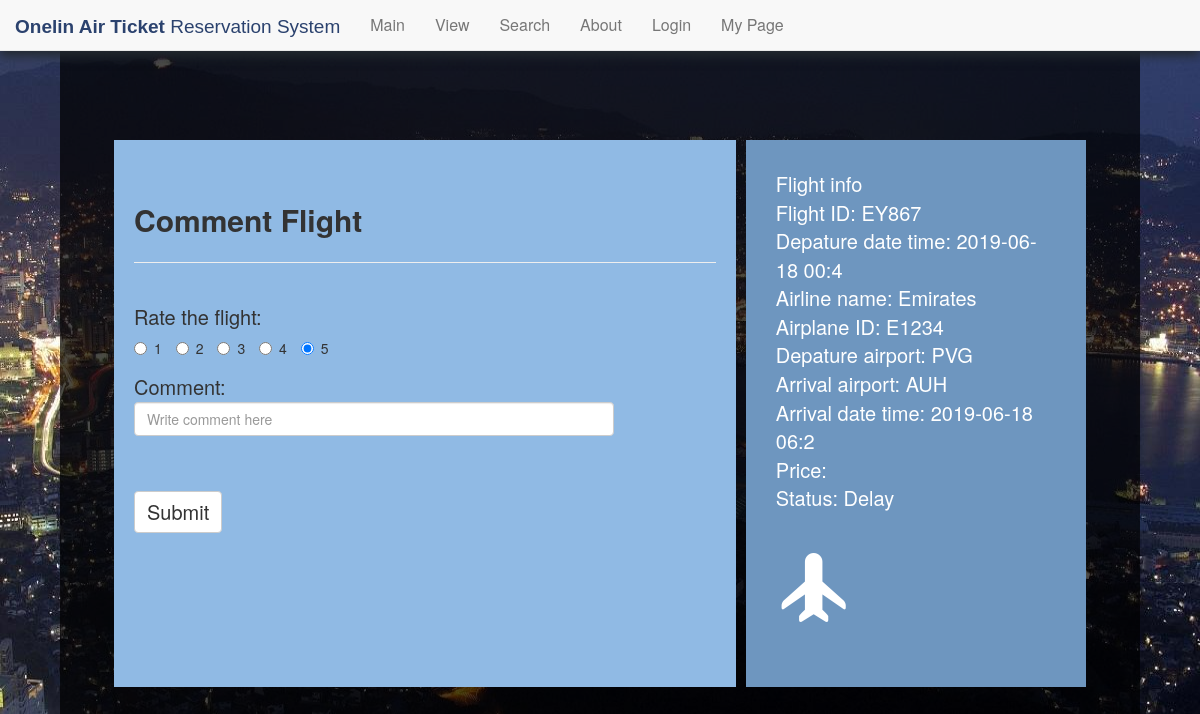
Before: /comment_flight.php?f_id=EY867 (signed in) with the older database file.
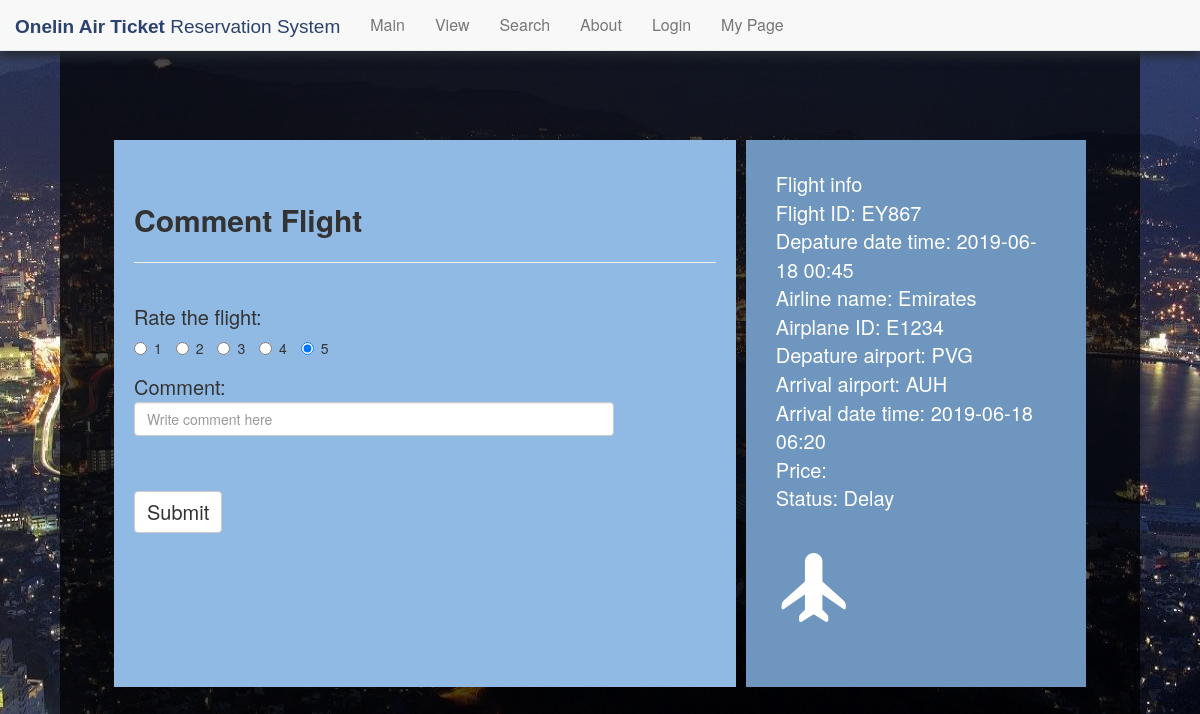
After: the same page with the newer database file.
### tables this page shows
create table Flight
	(f_id			varchar(10),
	 d_date_time	varchar(25),
	 al_name		varchar(25),
	 ap_id			varchar(10),
	 d_airport		varchar(25),
	 a_airport		varchar(25),
	 a_date_time	varchar(25),
	 base_price		numeric(6,2),
	 status			varchar(10),

	 primary key (f_id, d_date_time, al_name),
	 foreign key (al_name) references Airline(al_name)
		on delete cascade,
	 foreign key (ap_id) references Airplane(ap_id)
	 	on delete set null,
	 foreign key (d_airport) references Airport(airport_name)
	 	on delete set null,
	 foreign key (a_airport) references Airport(airport_name)
	 	on delete set null
	);

### comment_flight.php (the view, shortened to what this page needs)
<?php
    $f_id = $_GET['f_id'];
    $price = $_GET['price'];
    $mysqli = new MySQLi("localhost","solidifiedray","Ray826589!","solidifiedray");
    $sql = "SELECT * FROM flight WHERE f_id = '{$f_id}'";
    $result = $mysqli->query($sql);
    while ($row = $result -> fetch_assoc()){
        $d_date_time  = $row["d_date_time"];
        $al_name  = $row["al_name"];
        $ap_id   = $row["ap_id"];
        $d_airport    = $row["d_airport"];
        $a_airport   = $row["a_airport"];
        $a_date_time  = $row["a_date_time"];
        $status     = $row["status"];
    }
    print <<<EOT
    <!doctype html>
    <html lang="en">
       <head>
          <link href="files/css/index.css" rel="stylesheet" type="text/css">
          <link href="https://maxcdn.bootstrapcdn.com/bootstrap/3.3.7/css/bootstrap.min.css" rel="stylesheet">
       </head>
       <body background="img/background.jpg" class="index-background">
          <div class="content-box">
              <br/><br/><br/><br/><br/><br/><br/>
              <div class="container" style="width: 100%">
                <div class="row">
                  <table class="login-table">
                    <tr>
                      <td width="64%" class="login-table-left">
                        <font class="login-title">Comment Flight</font>
                        <hr/>
                        <br/>
                        <form class="form-horizontal" role="form" action="comment.php?f_id=$f_id & al_name=$al_name & d_date_time=$d_date_time" method="post">
                          <font class="login-subtitle">Rate the flight:</font><br/>
                          <div class="form-group">
                            <div class="col-sm-10">
                              <div>
                                  <label class="radio-inline">
                                      <input type="radio" name="rating" id="rating1" value="1" checked> 1
                                  </label>
                                  <label class="radio-inline">
                                      <input type="radio" name="rating" id="rating2"  value="2"> 2
                                  </label>
                                  <label class="radio-inline">
                                      <input type="radio" name="rating" id="rating3" value="3" checked> 3
                                  </label>
                                  <label class="radio-inline">
                                      <input type="radio" name="rating" id="rating4"  value="4"> 4
                                  </label>
                                  <label class="radio-inline">
                                      <input type="radio" name="rating" id="rating5" value="5" checked> 5
                                  </label>
                              </div>
                            </div>
                          </div>
                          <font class="login-subtitle">Comment:</font><br/>
                          <div class="form-group">
                            <div class="col-sm-10">
                              <input type="text" class="form-control" id="comment" name="comment" placeholder="Write comment here">
                            </div>
                          </div>
                          </div>
                          <br/><br/>
                          <div class="form-group">
                            <div class="col-sm-10">
                              <button type="submit" class="btn btn-default">
                                <font class="login-subtitle">Submit</font>
                              </button>
                            </div>
                          </div>
                        <br/><br/><br/><br/>
                      <td width="1%"></td>
                      <td width="35%" class="login-table-right">
                        <font class="login-text">
                          Flight info<br/>
                          Flight ID: $f_id  <br/>
                          Depature date time: $d_date_time  <br/>
                          Airline name: $al_name  <br/>
                          Airplane ID: $ap_id   <br/>
                          Depature airport: $d_airport  <br/>
                          Arrival airport: $a_airport  <br/>
                          Arrival date time: $a_date_time <br/>
                          Price: $price  <br/>
                          Status: $status    <br/>
                        </font>
                          <br/><br/>
                        <font class="login-text">
                          <span class="glyphicon glyphicon-plane main-icon" aria-hidden="true"></span><br/><br/>
                        </font>
                      </td>
                </div>
              </div>
              <br/><br/><br/><br/><br/><br/><br/>
       </body>
    </html>
EOT;
?>

### files/css/index.css (style rules this page uses)
.index-background { background-repeat:no-repeat; background-attachment:fixed; background-position: center; background-size:100% 100%; }
.content-box { width: 90%; margin:0 auto; background-color: rgba(0,0,0,0.7); }
.login-table { margin:0 auto; border-spacing: 100px; width: 90%; }
.login-table-left { background-color: #90bae4; padding: 20px; }
.login-table-right { background-color: #6e96bf; padding: 30px; }
.login-title { font-size: 30px; font-weight: 700; }
.login-subtitle { font-size: 20px; font-weight: 450; }
.login-text { font-size: 20px; font-weight: 450; color: white; }
.main-icon { color: white; font-size: 70px; }

Changed rows visible on the page:
removed flight: d_date_time "2019-06-18 00:4", al_name "Emirates", ap "E1234", d_airport "PVG", a_airport "AUH", a_date_time "2019-06-18 06:2", status "Delay"
added flight: d_date_time "2019-06-18 00:45", al_name "Emirates", ap "E1234", d_airport "PVG", a_airport "AUH", a_date_time "2019-06-18 06:20", status "Delay"
